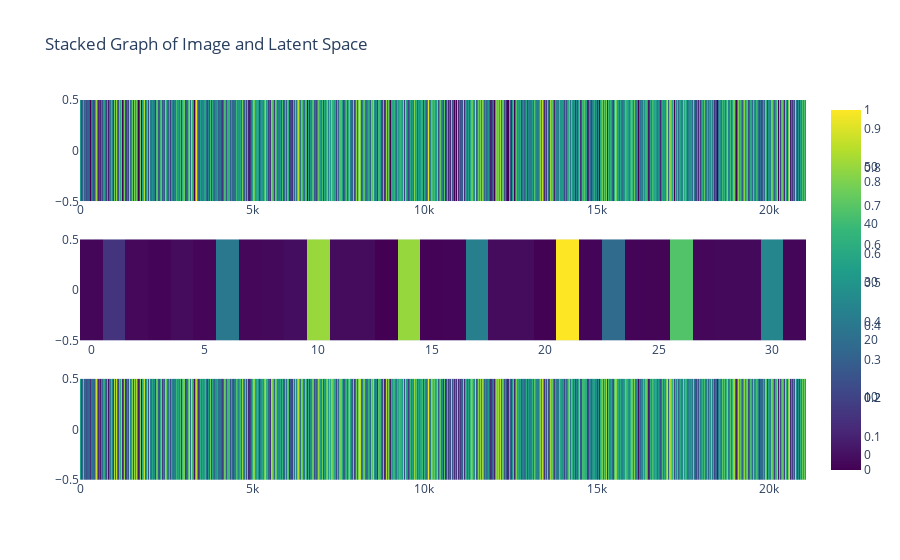

This figure's notebook cell:
### Markdown cell above
### some diagnosis

### Code cell
importlib.reload(visualisation) # to allow modification of the script without restarting the whole session
visualisation.plot_single_obs_processing(x_train, autoencoder)

### Figure 1 — Plotly figure (JSON) as saved in the notebook; plotly's stock layout.template omitted (floating-point values rounded to 4 significant figures; data arrays with more than 128 entries replaced by an {"elided": "..."} marker saying what was removed)
{"data": [{"colorscale": [[0, "#440154"], [0.1111, "#482878"], [0.2222, "#3e4989"], [0.3333, "#31688e"], [0.4444, "#26828e"], [0.5556, "#1f9e89"], [0.6667, "#35b779"], [0.7778, "#6ece58"], [0.8889, "#b5de2b"], [1, "#fde725"]], "type": "heatmap", "xaxis": "x", "yaxis": "y", "z": {"elided": "1x21080 float values"}}, {"colorscale": [[0, "#440154"], [0.1111, "#482878"], [0.2222, "#3e4989"], [0.3333, "#31688e"], [0.4444, "#26828e"], [0.5556, "#1f9e89"], [0.6667, "#35b779"], [0.7778, "#6ece58"], [0.8889, "#b5de2b"], [1, "#fde725"]], "type": "heatmap", "xaxis": "x2", "yaxis": "y2", "z": [[-1.793, 6.876, -1.415, -1.932, -0.6671, -1.716, 22.57, -1.635, -1.12, -0.5229, 50.07, -0.839, -0.8992, -2.619, 49.86, -2.327, -1.915, 24.26, -0.7986, -0.6352, -2.428, 59.76, -2.133, 19.1, -2.106, -1.996, 42.46, -1.545, -1.175, -1.124, 26.16, -1.768]]}, {"colorscale": [[0, "#440154"], [0.1111, "#482878"], [0.2222, "#3e4989"], [0.3333, "#31688e"], [0.4444, "#26828e"], [0.5556, "#1f9e89"], [0.6667, "#35b779"], [0.7778, "#6ece58"], [0.8889, "#b5de2b"], [1, "#fde725"]], "type": "heatmap", "xaxis": "x3", "yaxis": "y3", "z": {"elided": "1x21080 float values"}}], "layout": {"showlegend": false, "title": {"text": "Stacked Graph of Image and Latent Space"}, "xaxis": {"anchor": "y", "domain": [0, 1]}, "xaxis2": {"anchor": "y2", "domain": [0, 1]}, "xaxis3": {"anchor": "y3", "domain": [0, 1]}, "yaxis": {"anchor": "x", "domain": [0.7333, 1]}, "yaxis2": {"anchor": "x2", "domain": [0.3667, 0.6333]}, "yaxis3": {"anchor": "x3", "domain": [0, 0.2667]}}}
